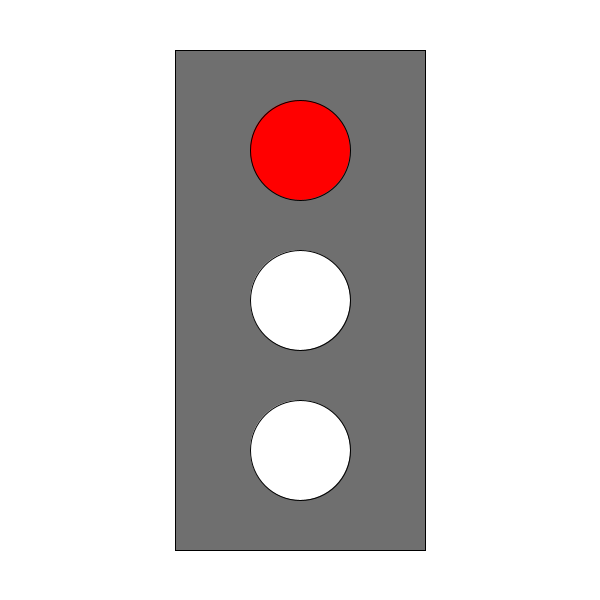
Frame 1 (no input)
Frame 60 (the mouse pressed at the canvas centre just before this capture): identical to frame 1, image omitted
Frame 120 (the mouse held since frame 60 and released just before this capture): identical to frame 1, image omitted

The Processing sketch that drew this single still picture (run headless with seeded random() and noise(); from frame 60 on, the mouse is pressed at the canvas centre):

// Processing sketch: Task_6
// ── Task_6.pde
color red = color(255, 0, 0);
color green = color(0, 255, 0);
color yellow = color(255, 255, 0);
color off = color(255, 255, 255);

void setup() {
  background(255, 255, 255);
  size(600, 600);
  fill(111, 111, 111);
  rectMode(CENTER);
  rect(width/2, height/2, 250, 500);
  redLight();
}

void draw() {
  switch(frameCount%800) {
  case 0:
    redLight();
    break;
  case 300:
    yellowLight();
    break;
  case 450:
    greenLight();
    break;
  }
}

void redLight() {
  fill (red);
  ellipse ( width/2, 150, 100, 100);
  fill (off);
  ellipse ( width/2, 300, 100, 100);
  fill (off);
  ellipse ( width/2, 450, 100, 100);
}

void yellowLight() {
  fill (red);
  ellipse ( width/2, 150, 100, 100);
  fill (yellow);
  ellipse ( width/2, 300, 100, 100);
  fill (off);
  ellipse ( width/2, 450, 100, 100);
}
void greenLight() {
  fill (off);
  ellipse ( width/2, 150, 100, 100);
  fill (off);
  ellipse ( width/2, 300, 100, 100);
  fill (green);
  ellipse ( width/2, 450, 100, 100);
}
